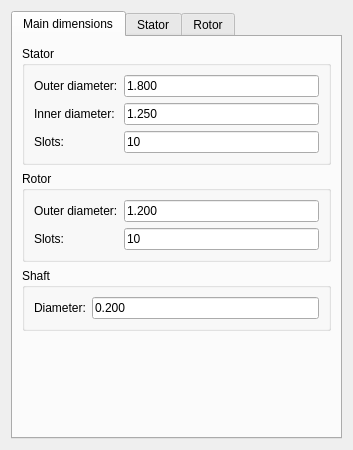
<?xml version="1.0" encoding="UTF-8"?>
<ui version="4.0">
 <class>Form</class>
 <widget class="QWidget" name="Form">
  <property name="geometry">
   <rect>
    <x>0</x>
    <y>0</y>
    <width>353</width>
    <height>450</height>
   </rect>
  </property>
  <property name="windowTitle">
   <string>Form</string>
  </property>
  <layout class="QVBoxLayout" name="verticalLayout">
   <item>
    <widget class="QTabWidget" name="tabWidget">
     <property name="currentIndex">
      <number>0</number>
     </property>
     <widget class="QWidget" name="tabDimensions">
      <attribute name="title">
       <string>Main dimensions</string>
      </attribute>
      <layout class="QVBoxLayout" name="verticalLayout_2">
       <item>
        <widget class="QGroupBox" name="groupBox">
         <property name="title">
          <string>Stator</string>
         </property>
         <layout class="QHBoxLayout" name="horizontalLayout">
          <item>
           <layout class="QGridLayout" name="gridLayout">
            <item row="0" column="0">
             <widget class="QLabel" name="label">
              <property name="text">
               <string>Outer diameter:</string>
              </property>
             </widget>
            </item>
            <item row="1" column="1">
             <widget class="QLineEdit" name="txtStatorDiameterInner">
              <property name="accessibleName">
               <string/>
              </property>
              <property name="text">
               <string>1.250</string>
              </property>
              <property name="dataType" stdset="0">
               <string>double</string>
              </property>
             </widget>
            </item>
            <item row="1" column="0">
             <widget class="QLabel" name="label_2">
              <property name="text">
               <string>Inner diameter:</string>
              </property>
             </widget>
            </item>
            <item row="2" column="1">
             <widget class="QLineEdit" name="txtStatorSlots">
              <property name="accessibleName">
               <string/>
              </property>
              <property name="text">
               <string>10</string>
              </property>
              <property name="dataType" stdset="0">
               <string>int</string>
              </property>
             </widget>
            </item>
            <item row="2" column="0">
             <widget class="QLabel" name="label_3">
              <property name="text">
               <string>Slots:</string>
              </property>
             </widget>
            </item>
            <item row="0" column="1">
             <widget class="QLineEdit" name="txtStatorDiameterOuter">
              <property name="text">
               <string>1.800</string>
              </property>
              <property name="dataType" stdset="0">
               <string>double</string>
              </property>
             </widget>
            </item>
           </layout>
          </item>
         </layout>
        </widget>
       </item>
       <item>
        <widget class="QGroupBox" name="groupBox_2">
         <property name="title">
          <string>Rotor</string>
         </property>
         <layout class="QHBoxLayout" name="horizontalLayout_2">
          <item>
           <layout class="QGridLayout" name="gridLayout_2">
            <item row="0" column="1">
             <widget class="QLineEdit" name="txtRotorDiameter">
              <property name="accessibleName">
               <string/>
              </property>
              <property name="text">
               <string>1.200</string>
              </property>
              <property name="dataType" stdset="0">
               <string>double</string>
              </property>
             </widget>
            </item>
            <item row="0" column="0">
             <widget class="QLabel" name="label_4">
              <property name="text">
               <string>Outer diameter:</string>
              </property>
             </widget>
            </item>
            <item row="1" column="0">
             <widget class="QLabel" name="label_5">
              <property name="text">
               <string>Slots:</string>
              </property>
             </widget>
            </item>
            <item row="1" column="1">
             <widget class="QLineEdit" name="txtRotorSlots">
              <property name="accessibleName">
               <string/>
              </property>
              <property name="text">
               <string>10</string>
              </property>
              <property name="dataType" stdset="0">
               <string>int</string>
              </property>
             </widget>
            </item>
           </layout>
          </item>
         </layout>
        </widget>
       </item>
       <item>
        <widget class="QGroupBox" name="groupBox_3">
         <property name="title">
          <string>Shaft</string>
         </property>
         <layout class="QHBoxLayout" name="horizontalLayout_3">
          <item>
           <layout class="QGridLayout" name="gridLayout_3">
            <item row="2" column="0">
             <widget class="QLabel" name="label_6">
              <property name="text">
               <string>Diameter:</string>
              </property>
             </widget>
            </item>
            <item row="2" column="1">
             <widget class="QLineEdit" name="txtShaftDiameter">
              <property name="text">
               <string>0.200</string>
              </property>
              <property name="dataType" stdset="0">
               <string>double</string>
              </property>
             </widget>
            </item>
           </layout>
          </item>
         </layout>
        </widget>
       </item>
       <item>
        <spacer name="verticalSpacer">
         <property name="orientation">
          <enum>Qt::Vertical</enum>
         </property>
         <property name="sizeHint" stdset="0">
          <size>
           <width>20</width>
           <height>40</height>
          </size>
         </property>
        </spacer>
       </item>
      </layout>
     </widget>
     <widget class="QWidget" name="tabStator">
      <attribute name="title">
       <string>Stator</string>
      </attribute>
      <layout class="QHBoxLayout" name="horizontalLayout_4">
       <item>
        <layout class="QGridLayout" name="gridLayout_4">
         <item row="0" column="0">
          <widget class="QGroupBox" name="groupBox_4">
           <property name="title">
            <string>Slot</string>
           </property>
           <layout class="QHBoxLayout" name="horizontalLayout_6">
            <item>
             <layout class="QGridLayout" name="gridLayout_6">
              <item row="1" column="0">
               <widget class="QLabel" name="label_8">
                <property name="text">
                 <string>B:</string>
                </property>
               </widget>
              </item>
              <item row="2" column="1">
               <widget class="QLineEdit" name="txtStatorSlotC">
                <property name="accessibleName">
                 <string/>
                </property>
                <property name="text">
                 <string>0.05</string>
                </property>
                <property name="dataType" stdset="0">
                 <string>int</string>
                </property>
               </widget>
              </item>
              <item row="1" column="1">
               <widget class="QLineEdit" name="txtStatorSlotB">
                <property name="accessibleName">
                 <string/>
                </property>
                <property name="text">
                 <string>0.04</string>
                </property>
                <property name="dataType" stdset="0">
                 <string>double</string>
                </property>
               </widget>
              </item>
              <item row="0" column="0">
               <widget class="QLabel" name="label_7">
                <property name="text">
                 <string>A:</string>
                </property>
               </widget>
              </item>
              <item row="2" column="0">
               <widget class="QLabel" name="label_9">
                <property name="text">
                 <string>C:</string>
                </property>
               </widget>
              </item>
              <item row="0" column="1">
               <widget class="QLineEdit" name="txtStatorSlotA">
                <property name="text">
                 <string>0.06</string>
                </property>
                <property name="dataType" stdset="0">
                 <string>double</string>
                </property>
               </widget>
              </item>
              <item row="4" column="0">
               <widget class="QLabel" name="label_11">
                <property name="text">
                 <string>E:</string>
                </property>
               </widget>
              </item>
              <item row="3" column="0">
               <widget class="QLabel" name="label_10">
                <property name="text">
                 <string>D:</string>
                </property>
               </widget>
              </item>
              <item row="4" column="1">
               <widget class="QLineEdit" name="txtStatorSlotE">
                <property name="text">
                 <string>0.015</string>
                </property>
                <property name="dataType" stdset="0">
                 <string>double</string>
                </property>
               </widget>
              </item>
              <item row="3" column="1">
               <widget class="QLineEdit" name="txtStatorSlotD">
                <property name="text">
                 <string>0.03</string>
                </property>
                <property name="dataType" stdset="0">
                 <string>double</string>
                </property>
               </widget>
              </item>
              <item row="5" column="1">
               <spacer name="verticalSpacer_5">
                <property name="orientation">
                 <enum>Qt::Vertical</enum>
                </property>
                <property name="sizeHint" stdset="0">
                 <size>
                  <width>20</width>
                  <height>40</height>
                 </size>
                </property>
               </spacer>
              </item>
             </layout>
            </item>
            <item>
             <layout class="QVBoxLayout" name="verticalLayout_4">
              <item>
               <widget class="QLabel" name="label_17">
                <property name="text">
                 <string/>
                </property>
                <property name="pixmap">
                 <pixmap>Motor_slot_stator_1.png</pixmap>
                </property>
               </widget>
              </item>
              <item>
               <spacer name="verticalSpacer_4">
                <property name="orientation">
                 <enum>Qt::Vertical</enum>
                </property>
                <property name="sizeHint" stdset="0">
                 <size>
                  <width>20</width>
                  <height>40</height>
                 </size>
                </property>
               </spacer>
              </item>
             </layout>
            </item>
           </layout>
          </widget>
         </item>
         <item row="2" column="0">
          <spacer name="verticalSpacer_2">
           <property name="orientation">
            <enum>Qt::Vertical</enum>
           </property>
           <property name="sizeHint" stdset="0">
            <size>
             <width>20</width>
             <height>291</height>
            </size>
           </property>
          </spacer>
         </item>
         <item row="1" column="0">
          <widget class="QGroupBox" name="groupBox_6">
           <property name="title">
            <string>Cooling system</string>
           </property>
           <layout class="QHBoxLayout" name="horizontalLayout_8">
            <item>
             <layout class="QGridLayout" name="gridLayout_8">
              <item row="2" column="0">
               <widget class="QLabel" name="label_21">
                <property name="text">
                 <string>Angle:</string>
                </property>
               </widget>
              </item>
              <item row="3" column="0">
               <widget class="QLabel" name="label_22">
                <property name="text">
                 <string>Count:</string>
                </property>
               </widget>
              </item>
              <item row="0" column="0">
               <widget class="QLabel" name="label_19">
                <property name="text">
                 <string>Diameter:</string>
                </property>
               </widget>
              </item>
              <item row="1" column="0">
               <widget class="QLabel" name="label_20">
                <property name="text">
                 <string>Hole diameter:</string>
                </property>
               </widget>
              </item>
              <item row="0" column="1">
               <widget class="QLineEdit" name="txtStatorCoolingSystemDiameter">
                <property name="text">
                 <string>1.700</string>
                </property>
               </widget>
              </item>
              <item row="1" column="1">
               <widget class="QLineEdit" name="txtStatorCoolingSystemHoleDiameter">
                <property name="text">
                 <string>0.01</string>
                </property>
               </widget>
              </item>
              <item row="2" column="1">
               <widget class="QLineEdit" name="txtStatorCoolingSystemAngle">
                <property name="text">
                 <string>0.0</string>
                </property>
               </widget>
              </item>
              <item row="3" column="1">
               <widget class="QSpinBox" name="txtStatorCoolingSystemCount">
                <property name="minimum">
                 <number>1</number>
                </property>
                <property name="value">
                 <number>20</number>
                </property>
               </widget>
              </item>
             </layout>
            </item>
           </layout>
          </widget>
         </item>
        </layout>
       </item>
      </layout>
     </widget>
     <widget class="QWidget" name="tabRotor">
      <attribute name="title">
       <string>Rotor</string>
      </attribute>
      <layout class="QHBoxLayout" name="horizontalLayout_5">
       <item>
        <layout class="QGridLayout" name="gridLayout_5">
         <item row="2" column="0">
          <spacer name="verticalSpacer_3">
           <property name="orientation">
            <enum>Qt::Vertical</enum>
           </property>
           <property name="sizeHint" stdset="0">
            <size>
             <width>20</width>
             <height>40</height>
            </size>
           </property>
          </spacer>
         </item>
         <item row="0" column="0">
          <widget class="QGroupBox" name="groupBox_5">
           <property name="title">
            <string>Slot</string>
           </property>
           <layout class="QHBoxLayout" name="horizontalLayout_7">
            <item>
             <layout class="QGridLayout" name="gridLayout_7">
              <item row="4" column="0">
               <widget class="QLabel" name="label_16">
                <property name="text">
                 <string>E:</string>
                </property>
               </widget>
              </item>
              <item row="1" column="0">
               <widget class="QLabel" name="label_12">
                <property name="text">
                 <string>B:</string>
                </property>
               </widget>
              </item>
              <item row="2" column="1">
               <widget class="QLineEdit" name="txtRotorSlotC">
                <property name="accessibleName">
                 <string/>
                </property>
                <property name="text">
                 <string>0.15</string>
                </property>
                <property name="dataType" stdset="0">
                 <string>int</string>
                </property>
               </widget>
              </item>
              <item row="1" column="1">
               <widget class="QLineEdit" name="txtRotorSlotB">
                <property name="accessibleName">
                 <string/>
                </property>
                <property name="text">
                 <string>0.04</string>
                </property>
                <property name="dataType" stdset="0">
                 <string>double</string>
                </property>
               </widget>
              </item>
              <item row="0" column="0">
               <widget class="QLabel" name="label_13">
                <property name="text">
                 <string>A:</string>
                </property>
               </widget>
              </item>
              <item row="2" column="0">
               <widget class="QLabel" name="label_14">
                <property name="text">
                 <string>C:</string>
                </property>
               </widget>
              </item>
              <item row="0" column="1">
               <widget class="QLineEdit" name="txtRotorSlotA">
                <property name="text">
                 <string>0.06</string>
                </property>
                <property name="dataType" stdset="0">
                 <string>double</string>
                </property>
               </widget>
              </item>
              <item row="3" column="0">
               <widget class="QLabel" name="label_15">
                <property name="text">
                 <string>D:</string>
                </property>
               </widget>
              </item>
              <item row="3" column="1">
               <widget class="QLineEdit" name="txtRotorSlotD">
                <property name="text">
                 <string>0.03</string>
                </property>
                <property name="dataType" stdset="0">
                 <string>double</string>
                </property>
               </widget>
              </item>
              <item row="4" column="1">
               <widget class="QLineEdit" name="txtRotorSlotE">
                <property name="text">
                 <string>0.015</string>
                </property>
                <property name="dataType" stdset="0">
                 <string>double</string>
                </property>
               </widget>
              </item>
              <item row="5" column="1">
               <spacer name="verticalSpacer_6">
                <property name="orientation">
                 <enum>Qt::Vertical</enum>
                </property>
                <property name="sizeHint" stdset="0">
                 <size>
                  <width>20</width>
                  <height>40</height>
                 </size>
                </property>
               </spacer>
              </item>
             </layout>
            </item>
            <item>
             <layout class="QVBoxLayout" name="verticalLayout_3">
              <item>
               <widget class="QLabel" name="label_18">
                <property name="text">
                 <string/>
                </property>
                <property name="pixmap">
                 <pixmap>Motor_slot_rotor_1.png</pixmap>
                </property>
               </widget>
              </item>
              <item>
               <spacer name="verticalSpacer_7">
                <property name="orientation">
                 <enum>Qt::Vertical</enum>
                </property>
                <property name="sizeHint" stdset="0">
                 <size>
                  <width>20</width>
                  <height>40</height>
                 </size>
                </property>
               </spacer>
              </item>
             </layout>
            </item>
           </layout>
          </widget>
         </item>
         <item row="1" column="0">
          <widget class="QGroupBox" name="groupBox_8">
           <property name="title">
            <string>Cooling system</string>
           </property>
           <layout class="QHBoxLayout" name="horizontalLayout_9">
            <item>
             <layout class="QGridLayout" name="gridLayout_9">
              <item row="2" column="0">
               <widget class="QLabel" name="label_23">
                <property name="text">
                 <string>Angle:</string>
                </property>
               </widget>
              </item>
              <item row="3" column="0">
               <widget class="QLabel" name="label_24">
                <property name="text">
                 <string>Count:</string>
                </property>
               </widget>
              </item>
              <item row="0" column="0">
               <widget class="QLabel" name="label_25">
                <property name="text">
                 <string>Diameter:</string>
                </property>
               </widget>
              </item>
              <item row="1" column="0">
               <widget class="QLabel" name="label_26">
                <property name="text">
                 <string>Hole diameter:</string>
                </property>
               </widget>
              </item>
              <item row="0" column="1">
               <widget class="QLineEdit" name="txtRotorCoolingSystemDiameter">
                <property name="text">
                 <string>0.500</string>
                </property>
               </widget>
              </item>
              <item row="1" column="1">
               <widget class="QLineEdit" name="txtRotorCoolingSystemHoleDiameter">
                <property name="text">
                 <string>0.015</string>
                </property>
               </widget>
              </item>
              <item row="2" column="1">
               <widget class="QLineEdit" name="txtRotorCoolingSystemAngle">
                <property name="text">
                 <string>18.0</string>
                </property>
               </widget>
              </item>
              <item row="3" column="1">
               <widget class="QSpinBox" name="txtRotorCoolingSystemCount">
                <property name="minimum">
                 <number>1</number>
                </property>
                <property name="value">
                 <number>10</number>
                </property>
               </widget>
              </item>
             </layout>
            </item>
           </layout>
          </widget>
         </item>
        </layout>
       </item>
      </layout>
     </widget>
    </widget>
   </item>
  </layout>
 </widget>
 <tabstops>
  <tabstop>tabWidget</tabstop>
  <tabstop>txtStatorDiameterOuter</tabstop>
  <tabstop>txtStatorDiameterInner</tabstop>
  <tabstop>txtStatorSlots</tabstop>
  <tabstop>txtRotorDiameter</tabstop>
  <tabstop>txtRotorSlots</tabstop>
  <tabstop>txtShaftDiameter</tabstop>
 </tabstops>
 <resources/>
 <connections/>
</ui>
